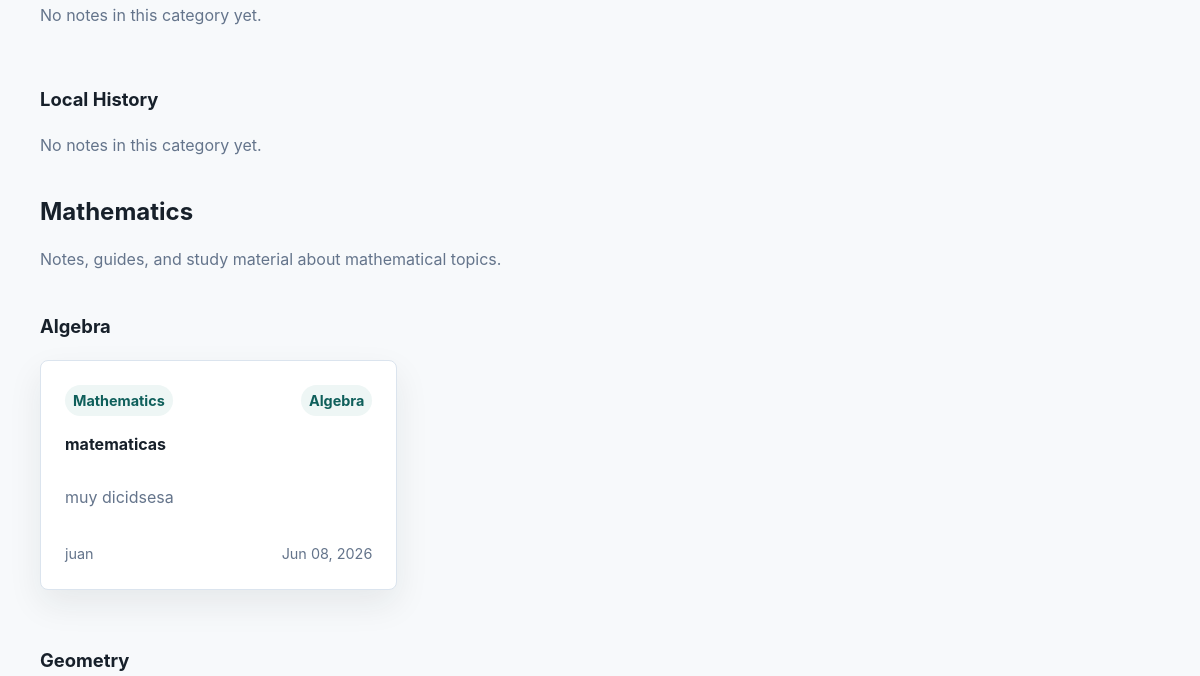
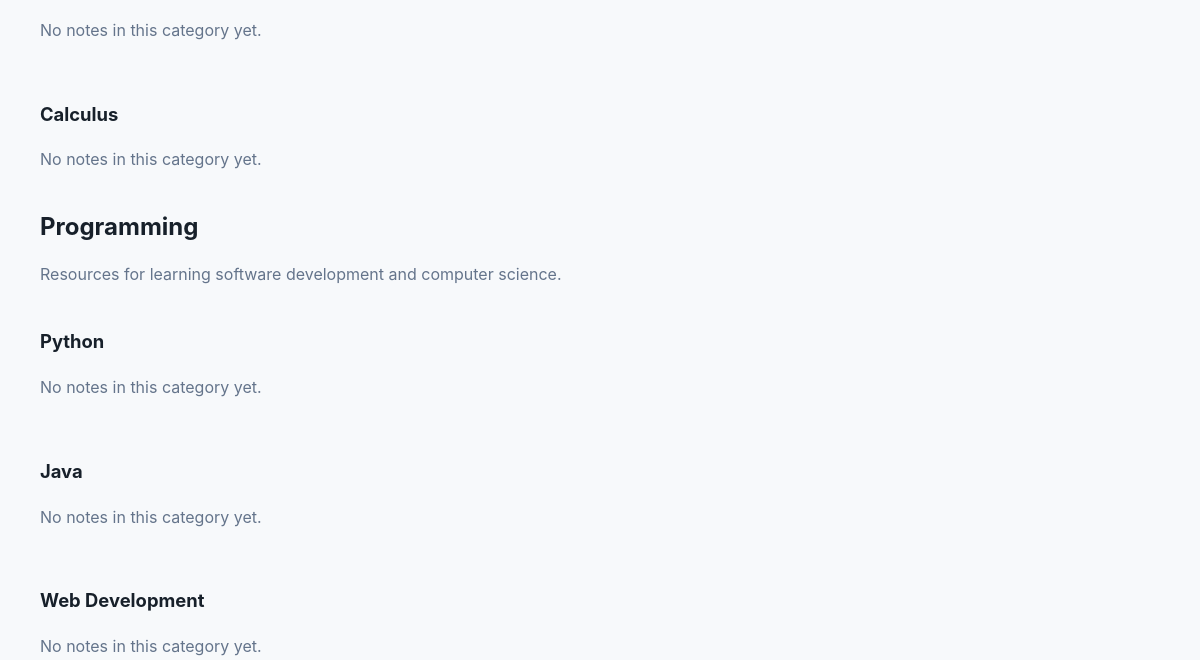
/notes (middle part), run on an earlier commit of the app's database (2 pictures, top to bottom).
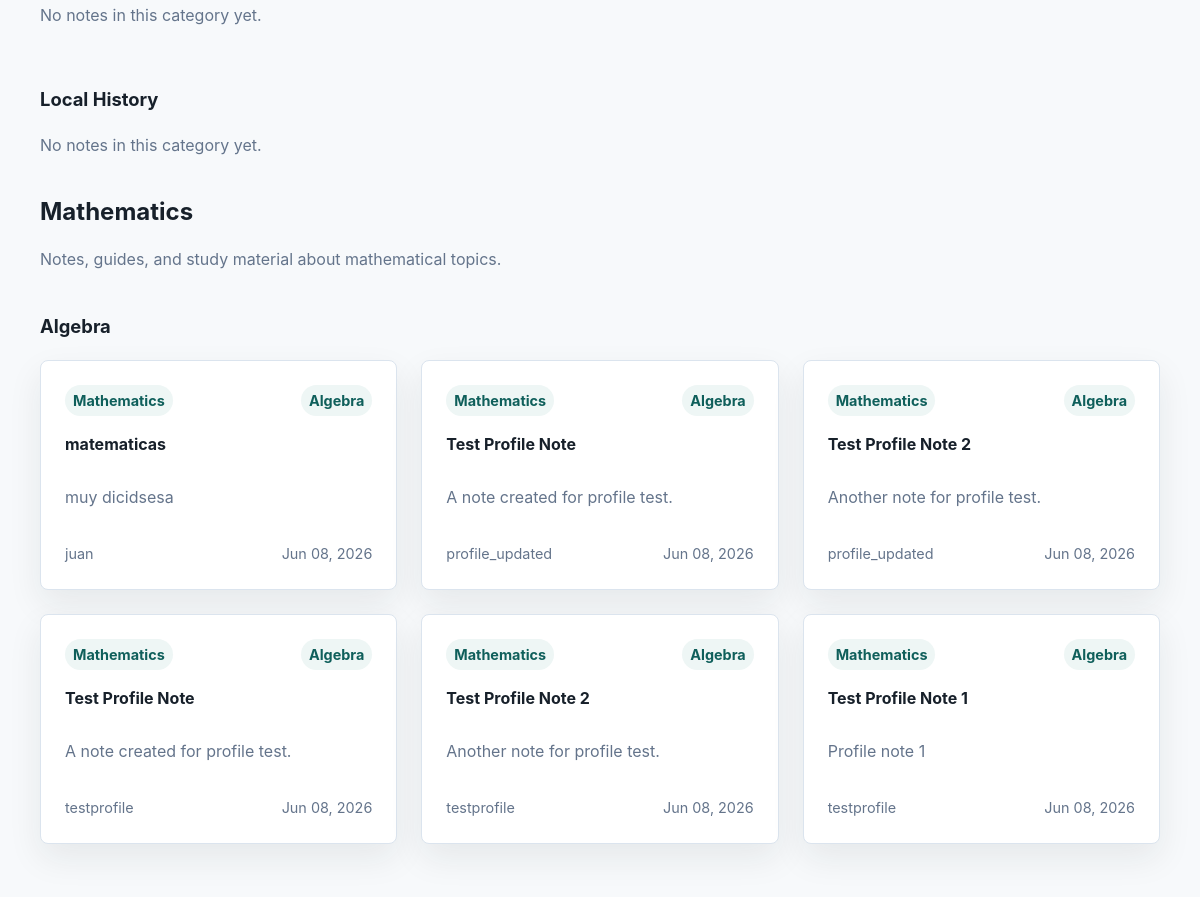
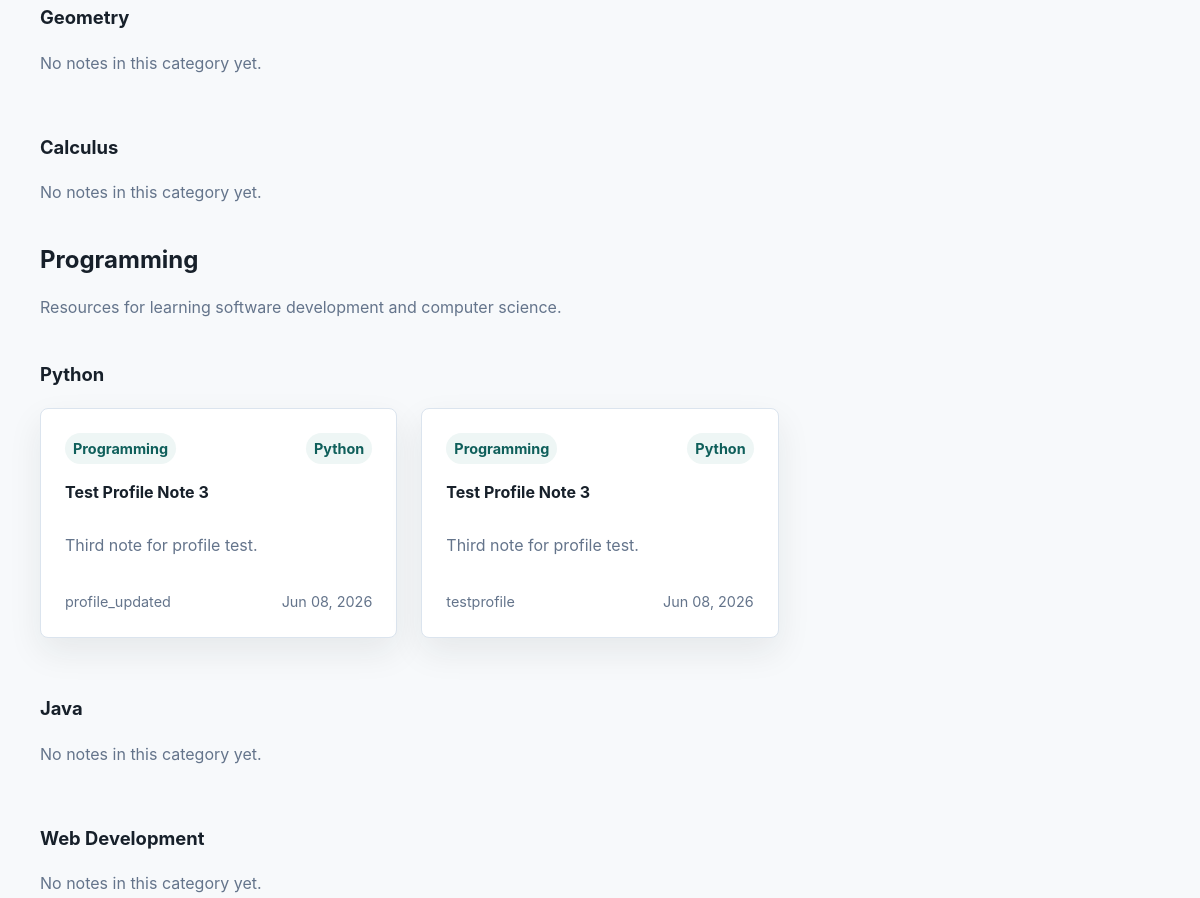
And on a later commit of the database (2 pictures, top to bottom).
### app/models/category.py (models this page shows, shortened)
class Category(db.Model):
    __tablename__ = "categories"
    id = db.Column(db.Integer, primary_key=True)
    name = db.Column(
        db.String(100),
        nullable=False
    )
    description = db.Column(
        db.Text,
        nullable=False
    )
    subject_id = db.Column(
        db.Integer,
        db.ForeignKey("subjects.id"),
        nullable=False
    )
    notes = db.relationship(
        "Note",
        backref="category",
        lazy=True
    )
    __table_args__ = (
        db.UniqueConstraint(
            "name",
            "subject_id",
            name="uq_category_name_subject"
        ),
    )

### app/models/subject.py (models this page shows, shortened)
class Subject(db.Model):
    __tablename__ = "subjects"
    id = db.Column(db.Integer, primary_key=True)
    name = db.Column(
        db.String(100),
        unique=True,
        nullable=False
    )
    description = db.Column(
        db.Text,
        nullable=False
    )
    categories = db.relationship(
        "Category",
        backref="subject",
        lazy=True,
        cascade="all, delete-orphan"
    )
    notes = db.relationship(
        "Note",
        backref="subject",
        lazy=True
    )

### app/models/note.py (models this page shows, shortened)
class Note(db.Model):
    __tablename__ = "notes"
    id = db.Column(db.Integer, primary_key=True)
    title = db.Column(
        db.String(150),
        nullable=False
    )
    description = db.Column(
        db.Text,
        nullable=False
    )
    file_url = db.Column(
        db.String(255),
        nullable=False
    )
    user_id = db.Column(
        db.Integer,
        db.ForeignKey("users.id"),
        nullable=False
    )
    subject_id = db.Column(
        db.Integer,
        db.ForeignKey("subjects.id"),
        nullable=False
    )
    category_id = db.Column(
        db.Integer,
        db.ForeignKey("categories.id"),
        nullable=False
    )
    created_at = db.Column(
        db.DateTime,
        server_default=db.func.now()
    )

### app/models/user.py (models this page shows, shortened)
class User(db.Model, UserMixin):
    __tablename__ = "users"
    id = db.Column(db.Integer, primary_key=True)
    username = db.Column(
        db.String(50),
        unique=True,
        nullable=False
    )
    email = db.Column(
        db.String(120),
        unique=True,
        nullable=False
    )
    password = db.Column(
        db.String(255),
        nullable=False
    )
    created_at = db.Column(
        db.DateTime,
        server_default=db.func.now()
    )
    notes = db.relationship(
        "Note",
        backref="author",
        lazy=True
    )

### app/routes/notes.py (the view)
@notes.route("/notes")
def list_notes():
    subjects = Subject.query.order_by(Subject.name.asc()).all()
    return render_template(
        "notes.html",
        subjects=subjects
    )

### app/templates/notes.html (shortened to what this page needs)
{% extends "base.html" %}
{% block content %}
    {% if subjects %}
        {% for subject in subjects %}
            <section class="subject-band">
                <div class="section-title">
                    <h2>
                        <a href="{{ url_for('subjects.subject_detail', subject_id=subject.id) }}">
                            {{ subject.name }}
                        </a>
                    </h2>
                    <p>{{ subject.description }}</p>
                </div>
                {% for category in subject.categories %}
                    <div class="category-block">
                        <h3>
                            <a href="{{ url_for('subjects.category_detail', category_id=category.id) }}">
                                {{ category.name }}
                            </a>
                        </h3>
                        {% if category.notes %}
                            <div class="grid grid-3">
                                {% for note in category.notes %}
                                    <article class="note-card">
                                        <div class="card-meta">
                                            <span>{{ subject.name }}</span>
                                            <span>{{ category.name }}</span>
                                        </div>
                                        <h4>
                                            <a href="{{ url_for('notes.note_detail', note_id=note.id) }}">
                                                {{ note.title }}
                                            </a>
                                        </h4>
                                        <p>{{ note.description }}</p>
                                        <div class="card-footer">
                                            <span>{{ note.author.username }}</span>
                                            <span>{{ note.created_at.strftime('%b %d, %Y') if note.created_at else 'Recently' }}</span>
                                        </div>
                                    </article>
                                {% endfor %}
                            </div>
                        {% else %}
                            <p class="muted">No notes in this category yet.</p>
                        {% endif %}
                    </div>
                {% endfor %}
            </section>
        {% endfor %}
    {% else %}
        <div class="empty-state">
            <h2>No subjects yet</h2>
            <p>Subjects will appear here when they are available.</p>
        </div>
    {% endif %}
{% endblock %}

What changed in the data, as far as the page shows it:
added Note: {{ subject.name }} "Mathematics", {{ category.name }} "Algebra", title "Test Profile Note", description "A note created for profile test.", author.username "profile_updated", created_at "Jun 08, 2026", shown under Category "Algebra"
added Note: {{ subject.name }} "Mathematics", {{ category.name }} "Algebra", title "Test Profile Note 2", description "Another note for profile test.", author.username "profile_updated", created_at "Jun 08, 2026", shown under Category "Algebra"
added Note: {{ subject.name }} "Mathematics", {{ category.name }} "Algebra", title "Test Profile Note", description "A note created for profile test.", author.username "testprofile", created_at "Jun 08, 2026", shown under Category "Algebra"
added Note: {{ subject.name }} "Mathematics", {{ category.name }} "Algebra", title "Test Profile Note 2", description "Another note for profile test.", author.username "testprofile", created_at "Jun 08, 2026", shown under Category "Algebra"
added Note: {{ subject.name }} "Mathematics", {{ category.name }} "Algebra", title "Test Profile Note 1", description "Profile note 1", author.username "testprofile", created_at "Jun 08, 2026", shown under Category "Algebra"
shown differently, row unchanged: Category "Python": no longer shows "No notes in this category yet."
added Note: {{ subject.name }} "Programming", {{ category.name }} "Python", title "Test Profile Note 3", description "Third note for profile test.", author.username "profile_updated", created_at "Jun 08, 2026", shown under Category "Python"
added Note: {{ subject.name }} "Programming", {{ category.name }} "Python", title "Test Profile Note 3", description "Third note for profile test.", author.username "testprofile", created_at "Jun 08, 2026", shown under Category "Python"
